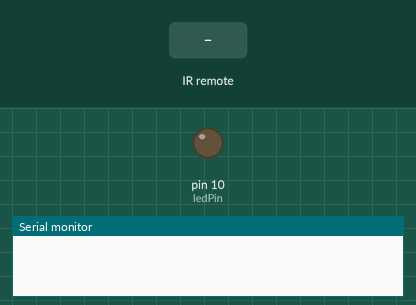
Bench run of a sketch on a simulated Arduino Uno, built with avr-gcc and run on an emulated ATmega328P. On the bench: output pins drawn as LEDs (lit = HIGH), the last lines printed to the serial monitor. Inputs (shaded band) come from the test bench.

Above: at 1.2 s.
1.3 s: infrared code 0xFD00FF received
At 2.6 s:
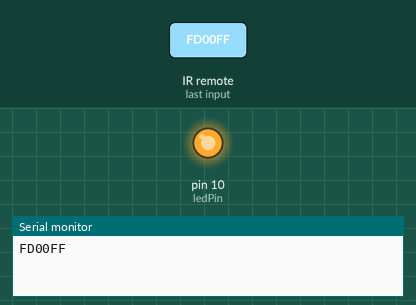
Timing chart, 0 to 4.3 s (numbered marks = the images above; inputs shaded):
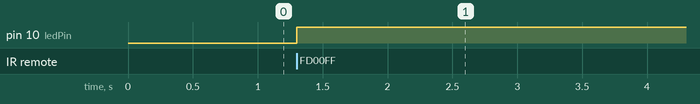

The sketch:

14_REMOTE_CONTROLLED_LED.ino
```cpp
#include <IRremote.h>

int RECV_PIN = 11;
int ledPin = 10;
IRrecv irrecv(RECV_PIN);
decode_results results;
boolean ledState = LOW;

void setup()
{
  Serial.begin(9600);
  irrecv.enableIRIn(); // Start the receiver
  pinMode(ledPin, OUTPUT);
}

void loop() {
  if (irrecv.decode(&results)) {
    Serial.println(results.value, HEX);

    if(results.value == 0xFD00FF){//if it matches the power code
      ledState = !ledState;
      digitalWrite(ledPin, ledState);
    }
    irrecv.resume(); // Receive the next value
  }
}
```

Measured:
- after the input at 1.3 s, pin 10 (ledPin): LOW → HIGH at once
